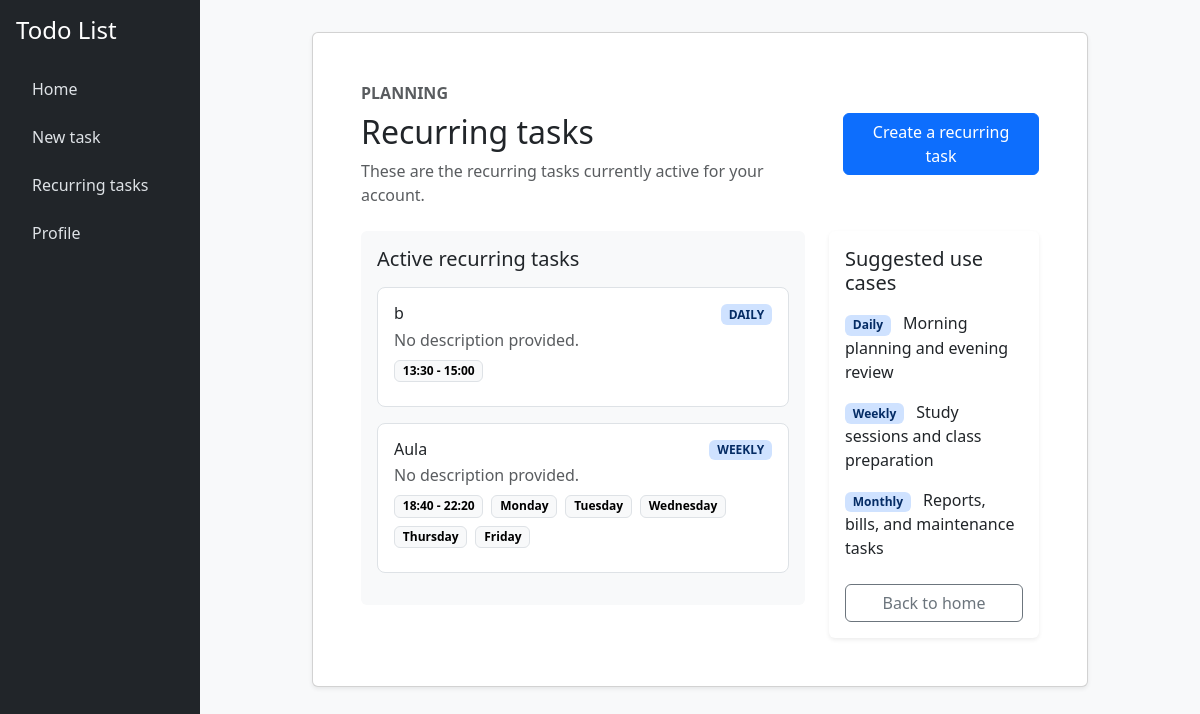
The app's page /recurring_tasks (signed in) with its own data.
### tables this page shows
CREATE TABLE recurrent_tasks (
    id INTEGER PRIMARY KEY AUTOINCREMENT,
    user_id INTEGER NOT NULL,
    title TEXT NOT NULL,
    description TEXT,
    start_time TEXT NOT NULL,
    end_time TEXT NOT NULL,
    recurrency TEXT NOT NULL,
    days TEXT NOT NULL
);

### app.py (the view, shortened to what this page needs)
@app.route("/recurring_tasks", methods=["GET", "POST"])
@login_required
def recurring_tasks():
    recurring_tasks_rows = db.execute(
        "SELECT id, title, description, start_time, end_time, recurrency, days FROM recurrent_tasks WHERE user_id = ? ORDER BY start_time ASC"  ,
        session["user_id"],
    )
    for task in recurring_tasks_rows:
        task["days"] = [day.strip().title() for day in task["days"].split(" ") if day.strip()]
    return render_template(
        "recurring_tasks.html",
        recurring_tasks=recurring_tasks_rows,
        error=request.args.get("error"),
    )

### app.py (called while the page is built)
@app.after_request
def after_request(response):
    response.headers["Cache-Control"] = "no-cache, no-store, must-revalidate"
    response.headers["Expires"] = 0
    response.headers["Pragma"] = "no-cache"
    return response

### helpers.py (called while the page is built)
def login_required(f):
    @wraps(f)
    def decorated_function(*args, **kwargs):
        if session.get("user_id") is None:
            return redirect("/login")
        return f(*args, **kwargs)
    return decorated_function

### templates/recurring_tasks.html (shortened to what this page needs)
{% extends "layout.html" %}
{% block content %}
<div class="row justify-content-center">
    <div class="col-lg-10">
        <div class="card shadow-sm mb-4">
            <div class="card-body p-4 p-md-5">
                <div class="d-flex flex-column flex-md-row justify-content-between align-items-md-center gap-3 mb-4">
                    <div>
                        <p class="text-uppercase text-muted fw-semibold mb-2">Planning</p>
                        <h2 class="mb-2">Recurring tasks</h2>
                        <p class="text-muted mb-0">These are the recurring tasks currently active for your account.</p>
                    </div>
                    <a href="{{ url_for('new_task') }}" class="btn btn-primary">Create a recurring task</a>
                </div>
                <div class="row g-4 align-items-start">
                    <div class="col-lg-8">
                        <div class="card border-0 bg-body-tertiary h-100">
                            <div class="card-body" style="overflow: auto; max-height: 500px;">
                                <h5 class="card-title mb-3">Active recurring tasks</h5>
                                {% for task in recurring_tasks %}
                                    <div class="border rounded-3 p-3 mb-3 bg-white recurring-task" data-task-index="{{ loop.index0 }}" data-task-id="{{ task.id }}">
                                        <div class="d-flex justify-content-between align-items-start gap-3 mb-2">
                                            <div>
                                                <h6 class="mb-1">{{ task.title }}</h6>
                                                <p class="text-muted mb-0">{{ task.description or 'No description provided.' }}</p>
                                            </div>
                                            <span class="badge bg-primary-subtle text-primary-emphasis text-uppercase">{{ task.recurrency }}</span>
                                        </div>
                                        <div class="d-flex flex-wrap gap-2 mb-2">
                                            <span class="badge text-bg-light border">{{ task.start_time }} - {{ task.end_time }}</span>
                                            {% for day in task.days %}
                                                <span class="badge text-bg-light border">{{ day }}</span>
                                            {% endfor %}
                                        </div>
                                    </div>
                                {% else %}
                                    <div class="text-center py-5">
                                        <h5 class="mb-2">No active recurring tasks yet</h5>
                                        <p class="text-muted mb-4">Create a recurring task to have it appear here.</p>
                                        <a href="{{ url_for('new_task', recurring=True) }}" class="btn btn-primary">Create recurring task</a>
                                    </div>
                                {% endfor %}
                            </div>
                        </div>
                    </div>
                    <div class="col-lg-4">
                        <div class="card border-0 shadow-sm h-100">
                            <div class="card-body">
                                <h5 class="card-title mb-3">Suggested use cases</h5>
                                <ul class="list-unstyled mb-4">
                                    <li class="mb-3">
                                        <span class="badge bg-primary-subtle text-primary-emphasis me-2">Daily</span>
                                        Morning planning and evening review
                                    </li>
                                    <li class="mb-3">
                                        <span class="badge bg-primary-subtle text-primary-emphasis me-2">Weekly</span>
                                        Study sessions and class preparation
                                    </li>
                                    <li class="mb-3">
                                        <span class="badge bg-primary-subtle text-primary-emphasis me-2">Monthly</span>
                                        Reports, bills, and maintenance tasks
                                    </li>
                                </ul>
                                <div class="d-flex flex-column gap-2">
                                    <a href="{{ url_for('index') }}" class="btn btn-outline-secondary">Back to home</a>
                                </div>
                            </div>
                        </div>
                    </div>
                </div>
            </div>
        </div>
    </div>
</div>
{% endblock %}

### templates/layout.html (shortened to what this page needs)
<!doctype html>
<html lang="en">
    <head>
        <link href="https://cdn.jsdelivr.net/npm/bootstrap@5.3.3/dist/css/bootstrap.min.css" rel="stylesheet">
    </head>
    <body>
        <div class="container-fluid">
            <div class="row">
                <nav class="col-md-3 col-lg-2 d-flex flex-column p-3 sidebar">
                    <h4 class="mb-4">Todo List</h4>
                    <ul class="nav nav-pills flex-column">
                        <li class="nav-item mb-2">
                            <a class="nav-link" href="{{ url_for('index') }}">Home</a>
                        </li>
                        <li class="nav-item mb-2">
                            <a class="nav-link" href="{{ url_for('new_task') }}">New task</a>
                        </li>
                        <li class="nav-item mb-2">
                            <a class="nav-link" href="{{ url_for('recurring_tasks') }}">Recurring tasks</a>
                        </li>
                        <li class="nav-item mb-2">
                            <a class="nav-link" href="{{ url_for('profile') }}">Profile</a>
                        </li>
                    </ul>
                </nav>
                <main class="col-md-9 col-lg-10 content">
                    {% block content %}{% endblock %}
                </main>
            </div>
        </div>
    </body>
</html>

### templates/layout.html (style rules this page uses)
body { min-height: 100vh; background-color: #f8f9fa; }
.sidebar { min-height: 100vh; background-color: #212529; color: white; }
.sidebar a { color: #dee2e6; text-decoration: none; }
.content { padding: 2rem; }

### records on screen
recurrent_tasks: title "b", description "No description provided.", recurrency "DAILY", start_time "13:30", end_time "15:00"
recurrent_tasks: title "Aula", description "No description provided.", recurrency "WEEKLY", start_time "18:40", end_time "22:20", days "Monday" "Tuesday" "Wednesday" "Thursday" "Friday"
